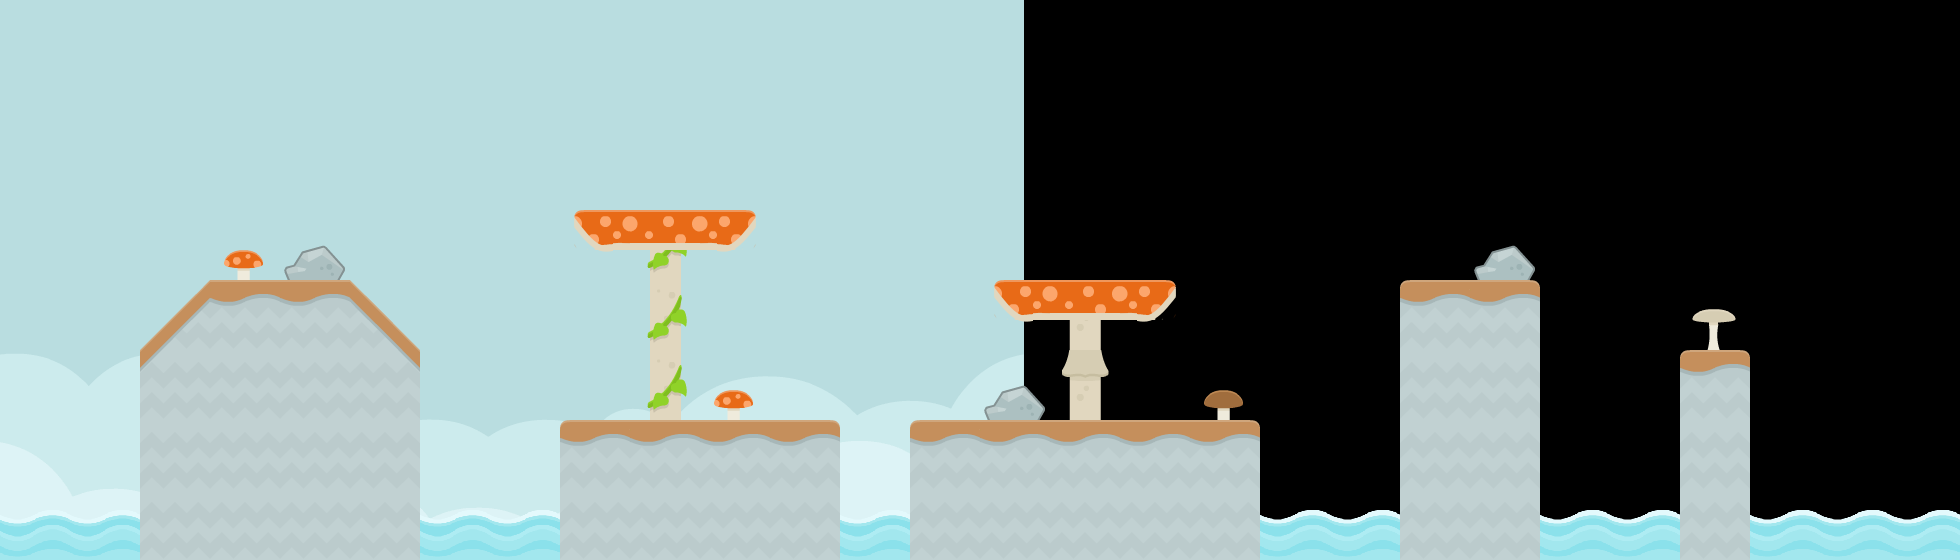

The image is a tile-based game level rendered from a .tmx file. Its description and source (layers, tilesets, objects; grid data summarised) follow:
An orthogonal 28x8 tile map with 70x70 px tiles, 3 tile layers (tiles_background, tiles_terrain, tiles_foreground), 2 image layers and 14 objects (5x DIRT, 4x clickable, 2x MUSHROOM, start, target, ...).

<map version="1.0" orientation="orthogonal" renderorder="right-down" width="28" height="8" tilewidth="70" tileheight="70" nextobjectid="77">
 <properties>
  <property name="blocks" value="wood_1x2_triangle_left,wood_square,wood_square,wood_square,wood_square" />
  <property name="music" value="eight_bit_metal" />
 </properties>
 <tileset firstgid="1" name="tiles" tilewidth="70" tileheight="70" spacing="4" margin="2" tilecount="117">
  <image source="../../graphics/tiles.png" width="962" height="666" />
  <tile id="114">
   <animation>
    <frame tileid="114" duration="100" />
    <frame tileid="115" duration="100" />
    <frame tileid="116" duration="100" />
    <frame tileid="115" duration="100" />
   </animation>
  </tile>
 </tileset>
 <imagelayer name="background_b" x="1024" y="-250">
  <image source="../../graphics/backgrounds/blue_shroom.png" />
 </imagelayer>
 <imagelayer name="background_a" y="-250">
  <image source="../../graphics/backgrounds/blue_shroom.png" />
 </imagelayer>
 <layer name="tiles_background" width="30" height="8">
  <data>[240 cells, 17 non-empty, 3 distinct tile ids]</data>
 </layer>
 <layer name="tiles_terrain" width="30" height="8">
  <data>[240 cells, 51 non-empty, 12 distinct tile ids]</data>
 </layer>
 <layer name="tiles_foreground" width="30" height="8">
  <data>[240 cells, 7 non-empty, 4 distinct tile ids]</data>
 </layer>
 <objectgroup name="terrain">
  <object id="63" type="DIRT" x="140" y="350">
   <polygon points="0,0 70,-70 210,-70 280,0 280,210 0,210" />
  </object>
  <object id="64" type="DIRT" x="560" y="420">
   <polygon points="0,0 280,0 280,140 0,140" />
  </object>
  <object id="65" type="DIRT" x="910" y="420">
   <polygon points="0,0 350,0 350,140 0,140" />
  </object>
  <object id="66" type="DIRT" x="1400" y="280">
   <polygon points="0,0 140,0 140,280 0,280" />
  </object>
  <object id="67" type="DIRT" x="1680" y="350">
   <polygon points="0,0 70,0 70,210 0,210" />
  </object>
  <object id="70" type="MUSHROOM" x="560" y="210">
   <polygon points="0,0 210,0 210,17.5 192.5,35 17.5,35 0,17.5" />
  </object>
  <object id="71" type="MUSHROOM" x="980" y="280">
   <polygon points="0,0 210,0 210,17.5 192.5,35 17.5,35 0,17.5" />
  </object>
 </objectgroup>
 <objectgroup name="entities">
  <object id="4" name="start" type="start" x="630" y="140" width="70" height="70" />
  <object id="5" name="target" type="target" x="1050" y="210" width="70" height="70" />
  <object id="73" type="clickable" x="1207.5" y="385" width="35" height="35">
   <properties>
    <property name="effect" value="mushroom_brown" />
   </properties>
  </object>
  <object id="74" type="clickable" x="717.5" y="385" width="35" height="35">
   <properties>
    <property name="effect" value="mushroom_red" />
   </properties>
  </object>
  <object id="75" type="clickable" x="227.5" y="245" width="35" height="35">
   <properties>
    <property name="effect" value="mushroom_red" />
   </properties>
  </object>
  <object id="76" type="clickable" x="1697.5" y="297.5" width="35" height="35">
   <properties>
    <property name="effect" value="mushroom_white" />
   </properties>
  </object>
 </objectgroup>
 <objectgroup name="background_effects">
  <object id="11" type="effect_clouds" x="0" y="0" width="1960" height="140" />
 </objectgroup>
 <objectgroup name="foreground_effects" />
 <objectgroup name="npc" />
</map>
